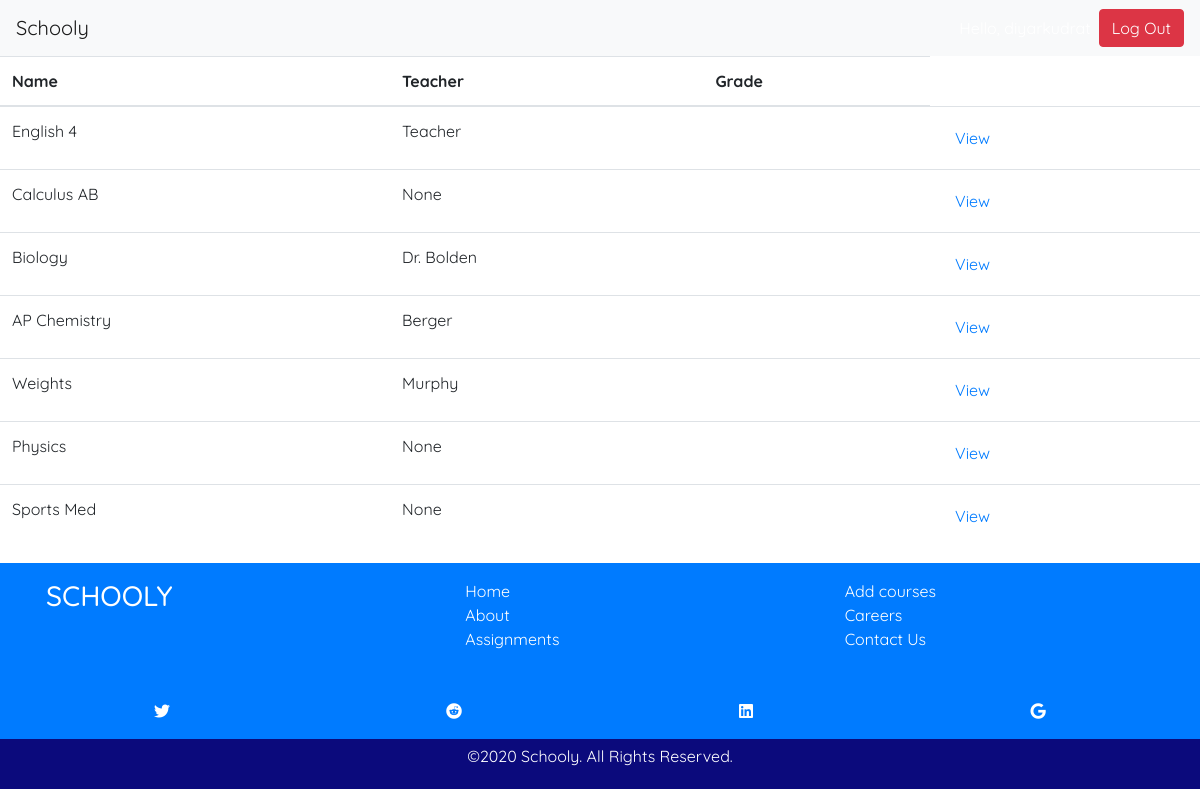
The page /grades/courses/ (signed in) on the database its author committed.
### classes/models.py (models this page shows, shortened)
class Course(models.Model):
    course_name = models.CharField(max_length=150)
    course_teacher = models.CharField(max_length=150, null=True)
    description = models.CharField(max_length=250)
    assigments = models.ManyToManyField(Assignment, blank=True, null=True, related_name="course_assignments")

### classes/views.py (the view)
# urls.py: path('grades/courses/', views.CourseListView.as_view(), name="course-list"),
@method_decorator([login_required], name='dispatch')
class CourseListView(ListView):
    model = Course
    def get(self, request):
        courses = self.get_queryset()
        return render(request, 'grades.html', {
          'courses': courses,
        })

### classes/templates/grades.html
{% extends 'base.html' %}
{% block content %}
  {% if courses %}
    <table class="table">
      <thead>
        <tr>
          <th scope="col">Name</th>
          <th scope="col">Teacher</th>
          <th scope="col">Grade</th>
        </tr>
      </thead>
      <tbody>
        {% for course in courses %}
        <tr>
          <td href="#">{{ course.course_name }}</td>
          <td>{{ course.course_teacher }}</td>
          <td>{{ course.grade }}</td>
          <td><a class="btn btn-link" href="{% url 'course-detail-page' course.id %}" role="button">View</a></td>
        </tr>
        {% endfor %}
      </tbody>
    </table>
  {% endif %}
{% endblock %}

### classes/templates/base.html (style rules this page uses)
* { font-family: 'Quicksand', sans-serif; }

### rows shown on the page
Course: course_name "English 4", course_teacher "Teacher"
Course: course_name "Calculus AB", course_teacher "None"
Course: course_name "Biology", course_teacher "Dr. Bolden"
Course: course_name "AP Chemistry", course_teacher "Berger"
Course: course_name "Weights", course_teacher "Murphy"
Course: course_name "Physics", course_teacher "None"
Course: course_name "Sports Med", course_teacher "None"
